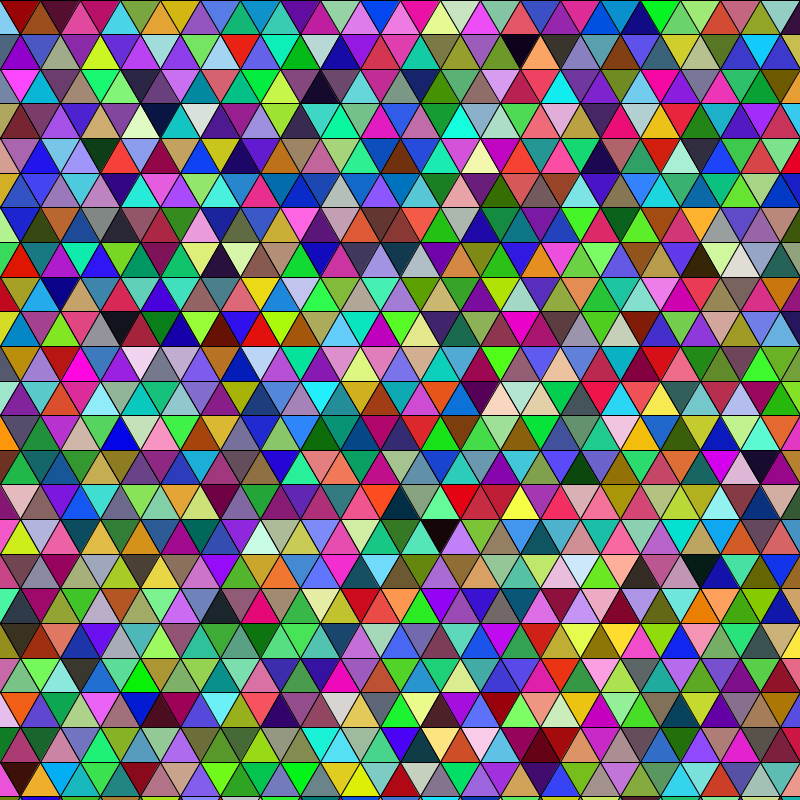
Frame 1 (no input)
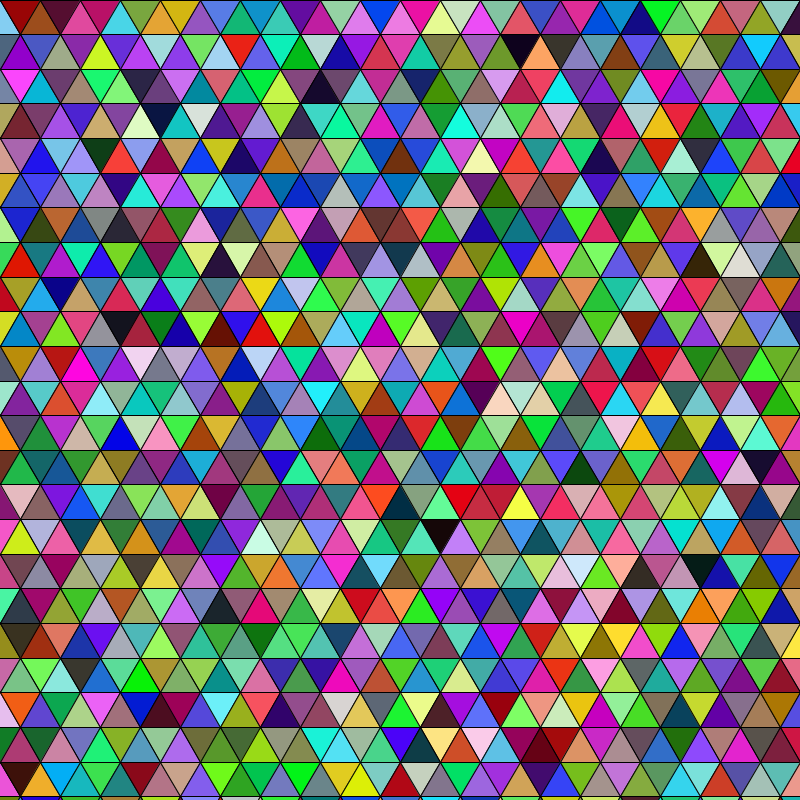
Frame 60 (the mouse pressed at the canvas centre just before this capture)
Frame 120 (the mouse held since frame 60 and released just before this capture): identical to frame 60, image omitted

The Processing sketch that drew these frames (run headless with seeded random() and noise(); from frame 60 on, the mouse is pressed at the canvas centre):

// Processing sketch: triangle_tesselation
// ── triangle_tesselation.pde
// triangle tesselation
// author: dennis goldschmidt
// date: 11 Aug 2017
// ---
// Draw tesselated triangles as objects
// ---

ArrayList<Triangle> tris = new ArrayList<Triangle>();
int a = 40;       // Size of triangle
float b = sqrt(3)*a/2; // Height of triangle

void setup (){
  size(800, 800);
  background(255);
  for (int row=-1;row<width/b;row++){
    for (int col=-1;col<width/a;col++){
      tris.add(new Triangle(row,col,a,false));
      tris.add(new Triangle(row,col,a,true));
    }
  }
}

void draw (){
  for (Triangle tri : tris) {
    tri.show();
  }
}
// ── triangle.pde
// triangle class
class Triangle{
  PVector p1, p2, p3;
  color c2 = color(random(255), random(255), random(255));
  float b;
  boolean down;
  
  Triangle(int j, int i, int a, boolean reversed) {
    down = reversed;
    b = sqrt(3)*a/2; // Height of triangle
    if(!reversed){
      p1 = new PVector(i*a+(a/2)*(j%2), (j)*b);
      p2 = new PVector((i+0.5+0.5*(j%2))*a, (j+1)*b);
      p3 = new PVector((i+1+0.5*(j%2))*a, (j)*b);
    }
    else{
      p1 = new PVector(i*a+(a/2)*((j+1)%2), (j+1)*b);
      p2 = new PVector((i+0.5+0.5*((j+1)%2))*a, j*b);
      p3 = new PVector((i+1+0.5*((j+1)%2))*a, (j+1)*b);
    }
  }
  void show(){
    fill(c2);
    triangle(p1.x, p1.y, p2.x, p2.y, p3.x, p3.y);
  }
}
